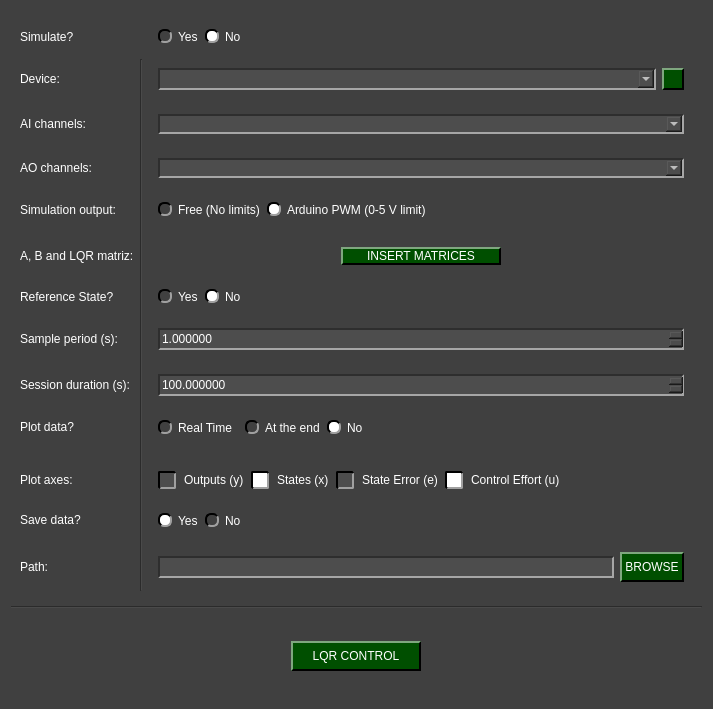
<?xml version="1.0" encoding="UTF-8"?>
<ui version="4.0">
 <class>Arduino_LQR_Control</class>
 <widget class="QWidget" name="Arduino_LQR_Control">
  <property name="geometry">
   <rect>
    <x>0</x>
    <y>0</y>
    <width>713</width>
    <height>709</height>
   </rect>
  </property>
  <property name="windowTitle">
   <string>Form</string>
  </property>
  <property name="styleSheet">
   <string notr="true">QWidget{
	background-color: rgb(64, 64, 64);
}

QTabWidget::pane { 
   border: 1px solid rgb(166, 166, 166);
}

QTabBar::tab {
  	background-color: rgb(77, 77, 77);
 }

 QTabBar::tab:selected {
  	background-color: rgb(140, 140, 140);
	padding-top: 2px;
	padding-bottom: 2px;
	padding-left: 12px;
	padding-right: 12px;
 }

 QTabBar::tab:selected:hover {
  	background-color: rgb(140, 140, 140);
	padding-top: 2px;
	padding-bottom: 2px;
	padding-left: 12px;
	padding-right: 12px;
 }

 QTabBar::tab:hover {
  	background-color: rgb(109, 109, 109);
	padding-top: 2px;
	padding-bottom: 2px;
	padding-left: 12px;
	padding-right: 12px;
 }

 QTabBar::tab:middle {
	border-right: 1px dashed rgb(166, 166, 166);
	border-left: 1px dashed rgb(166, 166, 166);
	padding-top: 2px;
	padding-bottom: 2px;
	padding-left: 12px;
	padding-right: 12px;
 }

 QTabBar::tab:last {
	border-top-right-radius: 10px;
	padding-top: 2px;
	padding-bottom: 2px;
	padding-left: 12px;
	padding-right: 12px;
 }

 QTabBar::tab:first {
	border-top-left-radius: 10px;
	padding-top: 2px;
	padding-bottom: 2px;
	padding-left: 12px;
	padding-right: 12px;
 }


QComboBox QAbstractItemView {
    background-color: rgb(77, 77, 77);
}

QComboBox QAbstractItemView::item:focus{
    background-color: rgb(140, 140, 140);
}

QDoubleSpinBox{
	background-color: rgb(77, 77, 77);
	
	border-top: 1.5px solid rgb(46, 46, 46);
	border-left: 1.5px solid rgb(46, 46, 46);

	border-bottom: 1.5px solid rgb(166, 166, 166);
	border-right: 1.5px solid rgb(166, 166, 166);
}

QDoubleSpinBox::up-button{
    image: url(:/imgs/imgs/drop_up_arrow.png);
	width: 11px;

	background-color: rgb(0, 79, 0);
	border-top: 1.5px solid rgb(127, 167, 127);
	border-left: 1.5px solid rgb(127, 167, 127);

	border-bottom: 1.5px solid rgb(0, 0, 0);
	border-right: 1.5px solid rgb(0, 0, 0);
}

QDoubleSpinBox::up-button:pressed{
	border: 2px solid rgb(255, 255, 255);
}

QDoubleSpinBox::up-button:hover{
	background-color: rgb(0, 50, 0);
}

QDoubleSpinBox::down-button{
    image: url(:/imgs/imgs/drop_down_arrow.png);
	width: 11px;

	background-color: rgb(0, 79, 0);
	border-top: 1.5px solid rgb(127, 167, 127);
	border-left: 1.5px solid rgb(127, 167, 127);

	border-bottom: 1.5px solid rgb(0, 0, 0);
	border-right: 1.5px solid rgb(0, 0, 0);
}

QDoubleSpinBox::down-button:pressed{
	border: 2px solid rgb(255, 255, 255);
}

QDoubleSpinBox::down-button:hover{
	background-color: rgb(0, 50, 0);
}

QSpinBox{
	background-color: rgb(77, 77, 77);
	
	border-top: 1.5px solid rgb(46, 46, 46);
	border-left: 1.5px solid rgb(46, 46, 46);

	border-bottom: 1.5px solid rgb(166, 166, 166);
	border-right: 1.5px solid rgb(166, 166, 166);
}

QSpinBox::up-button{
    image: url(:/imgs/imgs/drop_up_arrow.png);
	width: 11px;

	background-color: rgb(0, 79, 0);
	border-top: 1.5px solid rgb(127, 167, 127);
	border-left: 1.5px solid rgb(127, 167, 127);

	border-bottom: 1.5px solid rgb(0, 0, 0);
	border-right: 1.5px solid rgb(0, 0, 0);
}

QSpinBox::up-button:pressed{
	border: 2px solid rgb(255, 255, 255);
}

QSpinBox::up-button:hover{
	background-color: rgb(0, 50, 0);
}

QSpinBox::down-button{
    image: url(:/imgs/imgs/drop_down_arrow.png);
	width: 11px;

	background-color: rgb(0, 79, 0);
	border-top: 1.5px solid rgb(127, 167, 127);
	border-left: 1.5px solid rgb(127, 167, 127);

	border-bottom: 1.5px solid rgb(0, 0, 0);
	border-right: 1.5px solid rgb(0, 0, 0);
}

QSpinBox::down-button:pressed{
	border: 2px solid rgb(255, 255, 255);
}

QSpinBox::down-button:hover{
	background-color: rgb(0, 50, 0);
}

QWidget#centralwidget{
	background-color: rgb(64, 64, 64);
}

QWidget{
	color: rgb(255, 255, 255);
}

QComboBox{
	background-color: rgb(77, 77, 77);
	
	border-top: 1.5px solid rgb(46, 46, 46);
	border-left: 1.5px solid rgb(46, 46, 46);

	border-bottom: 1.5px solid rgb(166, 166, 166);
	border-right: 1.5px solid rgb(166, 166, 166);
}


QComboBox::drop-down{
	image: url(:/imgs/imgs/drop_down_arrow.png);
	width: 11px;

	background-color: rgb(0, 79, 0);
	border-top: 2px solid rgb(127, 167, 127);
	border-left: 2px solid rgb(127, 167, 127);

	border-bottom: 2px solid rgb(0, 0, 0);
	border-right: 2px solid rgb(0, 0, 0);
}

QComboBox::drop-down:hover{
	background-color: rgb(0, 50, 0);
}

QComboBox::drop-down:pressed{
	border: 2px solid rgb(255, 255, 255);
}

QPushButton{
	background-color: rgb(0, 79, 0);

	border-top: 1.5px solid rgb(127, 167, 127);
	border-left: 1.5px solid rgb(127, 167, 127);

	border-bottom: 1.5px solid rgb(0, 0, 0);
	border-right: 1.5px solid rgb(0, 0, 0);

	
	font: 12pt &quot;Helvetica&quot;;
	text-align:center;
}

QWidget{
	font: 12pt &quot;Helvetica&quot;;
}

QPushButton:hover{
	background-color: rgb(0, 50, 0);
}

QPushButton:pressed{
	border: 2px solid rgb(255, 255, 255);
}

QLineEdit{
	background-color: rgb(77, 77, 77);
	border-top: 1.5px solid rgb(46, 46, 46);
	border-left: 1.5px solid rgb(46, 46, 46);

	border-bottom: 1.5px solid rgb(166, 166, 166);
	border-right: 1.5px solid rgb(166, 166, 166);
}

QRadioButton::indicator{
	border-radius: 6px;
	border-top: 1.5px solid rgb(0, 0, 0);
	border-left: 1.5px solid rgb(0, 0, 0);

	border-bottom: 1.5px solid rgb(160, 160, 160);
	border-right: 1.5px solid rgb(160, 160, 160);
}

QRadioButton::indicator::checked{
	background-color: white;
}

QRadioButton::indicator::unchecked:hover{
	background-color: #9F9F9F;
}

QRadioButton::indicator::pressed{
	border: 1.5px solid #505050
}

QPushButton#reload_devices{
	image: url(:/imgs/imgs/reload.png);
	width: 11px;
	background-color: rgb(0, 79, 0);

	border-top: 1.5px solid rgb(127, 167, 127);
	border-left: 1.5px solid rgb(127, 167, 127);

	border-bottom: 1.5px solid rgb(0, 0, 0);
	border-right: 1.5px solid rgb(0, 0, 0);

	
	font: 12pt &quot;Helvetica&quot;;
	text-align:center;
}

QPushButton#reload_devices:hover{
	background-color: rgb(0, 50, 0);
}

QPushButton#reload_devices:pressed{
	border: 2px solid rgb(255, 255, 255);
}

QPushButton#logo{
	background-color: rgb(64, 64, 64);
	border: 0px;
}

QPushButton#logo:hover{
	background-color: rgb(166, 166, 166);
	border: 1px solid rgb(190, 190, 190) ;
}

QPushButton#logo:pressed{
	background-color: rgb(166, 166, 166);
	border: 1px solid rgb(255, 255, 255) ;
}

QScrollBar:vertical {
     border: 1px solid rgb(140, 140, 140);
     background: rgb(140, 140, 140);
     width: 17px;
     margin: 17px 0 17px 0;
 }
QScrollBar::handle:vertical {
     background: rgb(0, 79, 0);
     min-height: 20px;
 }
QScrollBar::add-line:vertical {
	image: url(:/imgs/imgs/drop_down_arrow.png);
     border: 1px solid rgb(140, 140, 140);
     background: rgb(0, 79, 0);
     height: 15px;
     subcontrol-position: bottom;
     subcontrol-origin: margin;
 }

QScrollBar::sub-line:vertical {
	image: url(:/imgs/imgs/drop_up_arrow.png);
     border: 1px solid rgb(140, 140, 140);
     background: rgb(0, 79, 0);
     height: 15px;
     subcontrol-position: top;
     subcontrol-origin: margin;
 }

QScrollBar::add-line:vertical:pressed {
    border: 1px solid rgb(255, 255, 255);
	background: rgb(0, 79, 0)
 }

QScrollBar::sub-line:vertical:pressed {
	border: 1px solid rgb(255, 255, 255);
	background: rgb(0, 79, 0)
 }

QScrollBar::add-line:vertical:hover {
     background-color: rgb(0, 50, 0);
 }

QScrollBar::sub-line:vertical:hover {
    background-color: rgb(0, 50, 0);
 }

QScrollBar::handle:vertical:pressed {
    border: 1px solid rgb(255, 255, 255);
	background: rgb(0, 79, 0)
 }

QScrollBar::handle:vertical:hover {
    background-color: rgb(0, 50, 0);
 }

QScrollBar::add-page:vertical, QScrollBar::sub-page:vertical {
     background: none;
 }

QScrollArea{
	border: none;
}

QTableWidget {
    background-color: rgb(77, 77, 77);
    alternate-background-color: rgb(85, 85, 85);
    gridline-color: rgb(166, 166, 166);
    color: white;
    border: 1px solid rgb(166, 166, 166);
    font: 11pt &quot;Helvetica&quot;;
}

QTableWidget QLineEdit {
    background-color: rgb(140, 140, 140);
    color: black;
    border: none;
}

QTableWidget::item:selected {
    background-color: rgb(0, 79, 0);
    color: white;
}

QCheckBox {
    spacing: 8px;
    font: 12pt &quot;Helvetica&quot;;
    color: rgb(255, 255, 255);
}

QCheckBox::indicator {
    width: 14px;
    height: 14px;
    background-color: rgb(77, 77, 77);
    
    border-top: 1.5px solid rgb(0, 0, 0);
    border-left: 1.5px solid rgb(0, 0, 0);
    border-bottom: 1.5px solid rgb(160, 160, 160);
    border-right: 1.5px solid rgb(160, 160, 160);
    border-radius: 2px;
}

QCheckBox::indicator:unchecked:hover {
    background-color: #9F9F9F;
}

QCheckBox::indicator:pressed {
    border: 1.5px solid #505050;
}

QCheckBox::indicator:checked {
    background-color: white;
}

QCheckBox::indicator:checked:hover {
    background-color: rgb(220, 220, 220);
}
</string>
  </property>
  <layout class="QGridLayout" name="gridLayout_3">
   <item row="1" column="0">
    <widget class="Line" name="line_3">
     <property name="orientation">
      <enum>Qt::Orientation::Horizontal</enum>
     </property>
    </widget>
   </item>
   <item row="2" column="0">
    <widget class="QWidget" name="widget_6" native="true">
     <layout class="QHBoxLayout" name="horizontalLayout">
      <item>
       <widget class="QPushButton" name="start_lqr_control">
        <property name="minimumSize">
         <size>
          <width>130</width>
          <height>30</height>
         </size>
        </property>
        <property name="maximumSize">
         <size>
          <width>130</width>
          <height>30</height>
         </size>
        </property>
        <property name="text">
         <string>LQR CONTROL</string>
        </property>
       </widget>
      </item>
     </layout>
    </widget>
   </item>
   <item row="0" column="0">
    <widget class="QWidget" name="widget" native="true">
     <layout class="QGridLayout" name="gridLayout_2">
      <item row="3" column="2">
       <widget class="QWidget" name="widget_ao_channel" native="true">
        <layout class="QHBoxLayout" name="horizontalLayout_3">
         <item>
          <widget class="QComboBox" name="ao_channel_combo"/>
         </item>
        </layout>
       </widget>
      </item>
      <item row="14" column="2" alignment="Qt::AlignmentFlag::AlignLeft">
       <widget class="QWidget" name="widget_12" native="true">
        <layout class="QHBoxLayout" name="horizontalLayout_5">
         <item>
          <widget class="QRadioButton" name="yes_save_radio">
           <property name="text">
            <string>Yes</string>
           </property>
           <property name="checked">
            <bool>true</bool>
           </property>
           <attribute name="buttonGroup">
            <string notr="true">save_radio_group</string>
           </attribute>
          </widget>
         </item>
         <item>
          <widget class="QRadioButton" name="no_save_radio">
           <property name="text">
            <string>No</string>
           </property>
           <attribute name="buttonGroup">
            <string notr="true">save_radio_group</string>
           </attribute>
          </widget>
         </item>
        </layout>
       </widget>
      </item>
      <item row="9" column="2">
       <widget class="QWidget" name="widget_10" native="true">
        <layout class="QGridLayout" name="gridLayout_8">
         <item row="0" column="0">
          <widget class="QDoubleSpinBox" name="sesh_dur_in">
           <property name="minimumSize">
            <size>
             <width>0</width>
             <height>22</height>
            </size>
           </property>
           <property name="maximumSize">
            <size>
             <width>16777215</width>
             <height>22</height>
            </size>
           </property>
           <property name="decimals">
            <number>6</number>
           </property>
           <property name="maximum">
            <double>999999999999.000000000000000</double>
           </property>
           <property name="singleStep">
            <double>0.010000000000000</double>
           </property>
           <property name="stepType">
            <enum>QAbstractSpinBox::StepType::AdaptiveDecimalStepType</enum>
           </property>
           <property name="value">
            <double>100.000000000000000</double>
           </property>
          </widget>
         </item>
        </layout>
       </widget>
      </item>
      <item row="8" column="0">
       <widget class="QLabel" name="label_15">
        <property name="minimumSize">
         <size>
          <width>0</width>
          <height>30</height>
         </size>
        </property>
        <property name="maximumSize">
         <size>
          <width>16777215</width>
          <height>30</height>
         </size>
        </property>
        <property name="text">
         <string>Sample period (s):</string>
        </property>
       </widget>
      </item>
      <item row="4" column="2" alignment="Qt::AlignmentFlag::AlignLeft">
       <widget class="QWidget" name="widget_output" native="true">
        <layout class="QGridLayout" name="gridLayout_5">
         <item row="0" column="0">
          <widget class="QRadioButton" name="Free_radio">
           <property name="text">
            <string>Free (No limits)</string>
           </property>
           <attribute name="buttonGroup">
            <string notr="true">output_radio_group</string>
           </attribute>
          </widget>
         </item>
         <item row="0" column="1">
          <widget class="QRadioButton" name="Arduino_PWM_radio">
           <property name="text">
            <string>Arduino PWM (0-5 V limit)</string>
           </property>
           <property name="checked">
            <bool>true</bool>
           </property>
           <attribute name="buttonGroup">
            <string notr="true">output_radio_group</string>
           </attribute>
          </widget>
         </item>
        </layout>
       </widget>
      </item>
      <item row="2" column="2">
       <widget class="QWidget" name="widget_ai_channel" native="true">
        <layout class="QHBoxLayout" name="horizontalLayout_2">
         <item>
          <widget class="QComboBox" name="ai_channel_combo"/>
         </item>
        </layout>
       </widget>
      </item>
      <item row="2" column="0">
       <widget class="QLabel" name="label_ai_channel">
        <property name="text">
         <string>AI channels:</string>
        </property>
       </widget>
      </item>
      <item row="3" column="0">
       <widget class="QLabel" name="label_ao_channel">
        <property name="text">
         <string>AO channels:</string>
        </property>
       </widget>
      </item>
      <item row="1" column="2">
       <widget class="QWidget" name="widget_device" native="true">
        <layout class="QHBoxLayout" name="horizontalLayout_8">
         <item>
          <widget class="QComboBox" name="device_combo">
           <property name="minimumSize">
            <size>
             <width>0</width>
             <height>22</height>
            </size>
           </property>
           <property name="maximumSize">
            <size>
             <width>16777215</width>
             <height>22</height>
            </size>
           </property>
          </widget>
         </item>
         <item>
          <widget class="QPushButton" name="reload_devices">
           <property name="minimumSize">
            <size>
             <width>22</width>
             <height>22</height>
            </size>
           </property>
           <property name="maximumSize">
            <size>
             <width>22</width>
             <height>22</height>
            </size>
           </property>
           <property name="toolTip">
            <string>&lt;html&gt;&lt;head/&gt;&lt;body&gt;&lt;p&gt;Update COM ports&lt;/p&gt;&lt;/body&gt;&lt;/html&gt;</string>
           </property>
           <property name="text">
            <string/>
           </property>
          </widget>
         </item>
        </layout>
       </widget>
      </item>
      <item row="9" column="0">
       <widget class="QLabel" name="label_10">
        <property name="minimumSize">
         <size>
          <width>0</width>
          <height>30</height>
         </size>
        </property>
        <property name="maximumSize">
         <size>
          <width>16777215</width>
          <height>30</height>
         </size>
        </property>
        <property name="text">
         <string>Session duration (s):</string>
        </property>
       </widget>
      </item>
      <item row="1" column="0">
       <widget class="QLabel" name="label_device">
        <property name="minimumSize">
         <size>
          <width>0</width>
          <height>30</height>
         </size>
        </property>
        <property name="maximumSize">
         <size>
          <width>16777215</width>
          <height>30</height>
         </size>
        </property>
        <property name="text">
         <string>Device:</string>
        </property>
       </widget>
      </item>
      <item row="7" column="2" alignment="Qt::AlignmentFlag::AlignLeft">
       <widget class="QWidget" name="widget_reference" native="true">
        <layout class="QHBoxLayout" name="horizontalLayout_4">
         <item>
          <widget class="QRadioButton" name="yes_reference_radio">
           <property name="text">
            <string>Yes</string>
           </property>
           <attribute name="buttonGroup">
            <string notr="true">reference_radio_group</string>
           </attribute>
          </widget>
         </item>
         <item>
          <widget class="QRadioButton" name="no_reference_radio">
           <property name="text">
            <string>No</string>
           </property>
           <property name="checked">
            <bool>true</bool>
           </property>
           <attribute name="buttonGroup">
            <string notr="true">reference_radio_group</string>
           </attribute>
          </widget>
         </item>
        </layout>
       </widget>
      </item>
      <item row="10" column="0">
       <widget class="QLabel" name="label_plot">
        <property name="minimumSize">
         <size>
          <width>0</width>
          <height>30</height>
         </size>
        </property>
        <property name="maximumSize">
         <size>
          <width>16777215</width>
          <height>30</height>
         </size>
        </property>
        <property name="text">
         <string>Plot data?</string>
        </property>
       </widget>
      </item>
      <item row="8" column="2">
       <widget class="QWidget" name="widget_11" native="true">
        <layout class="QGridLayout" name="gridLayout_9">
         <item row="0" column="0">
          <widget class="QDoubleSpinBox" name="Ts_in">
           <property name="minimumSize">
            <size>
             <width>0</width>
             <height>22</height>
            </size>
           </property>
           <property name="maximumSize">
            <size>
             <width>16777215</width>
             <height>22</height>
            </size>
           </property>
           <property name="decimals">
            <number>6</number>
           </property>
           <property name="maximum">
            <double>999999999999.000000000000000</double>
           </property>
           <property name="singleStep">
            <double>0.010000000000000</double>
           </property>
           <property name="stepType">
            <enum>QAbstractSpinBox::StepType::AdaptiveDecimalStepType</enum>
           </property>
           <property name="value">
            <double>1.000000000000000</double>
           </property>
          </widget>
         </item>
        </layout>
       </widget>
      </item>
      <item row="0" column="2" alignment="Qt::AlignmentFlag::AlignLeft">
       <widget class="QWidget" name="widget_7" native="true">
        <layout class="QGridLayout" name="gridLayout_4">
         <item row="0" column="0">
          <widget class="QRadioButton" name="yes_simulate_radio">
           <property name="text">
            <string>Yes</string>
           </property>
           <attribute name="buttonGroup">
            <string notr="true">simulate_radio_group</string>
           </attribute>
          </widget>
         </item>
         <item row="0" column="1">
          <widget class="QRadioButton" name="no_simulate_radio">
           <property name="text">
            <string>No</string>
           </property>
           <property name="checked">
            <bool>true</bool>
           </property>
           <attribute name="buttonGroup">
            <string notr="true">simulate_radio_group</string>
           </attribute>
          </widget>
         </item>
        </layout>
       </widget>
      </item>
      <item row="14" column="0">
       <widget class="QLabel" name="label_11">
        <property name="minimumSize">
         <size>
          <width>0</width>
          <height>30</height>
         </size>
        </property>
        <property name="maximumSize">
         <size>
          <width>16777215</width>
          <height>30</height>
         </size>
        </property>
        <property name="text">
         <string>Save data?</string>
        </property>
       </widget>
      </item>
      <item row="0" column="0">
       <widget class="QLabel" name="label_simulate">
        <property name="text">
         <string>Simulate?</string>
        </property>
       </widget>
      </item>
      <item row="13" column="2" alignment="Qt::AlignmentFlag::AlignLeft">
       <widget class="QWidget" name="widget_axes" native="true">
        <layout class="QGridLayout" name="gridLayout_6">
         <item row="0" column="0">
          <widget class="QCheckBox" name="chk_plot_y">
           <property name="text">
            <string>Outputs (y)</string>
           </property>
          </widget>
         </item>
         <item row="0" column="1">
          <widget class="QCheckBox" name="chk_plot_x">
           <property name="text">
            <string>States (x)</string>
           </property>
           <property name="checked">
            <bool>true</bool>
           </property>
          </widget>
         </item>
         <item row="0" column="2">
          <widget class="QCheckBox" name="chk_plot_e">
           <property name="text">
            <string>State Error (e)</string>
           </property>
          </widget>
         </item>
         <item row="0" column="3">
          <widget class="QCheckBox" name="chk_plot_u">
           <property name="text">
            <string>Control Effort (u)</string>
           </property>
           <property name="checked">
            <bool>true</bool>
           </property>
          </widget>
         </item>
        </layout>
       </widget>
      </item>
      <item row="10" column="2" alignment="Qt::AlignmentFlag::AlignLeft">
       <widget class="QWidget" name="widget_plot" native="true">
        <layout class="QHBoxLayout" name="horizontalLayout_6">
         <item>
          <widget class="QRadioButton" name="yes_rt_plot_radio">
           <property name="text">
            <string>Real Time</string>
           </property>
           <property name="checked">
            <bool>false</bool>
           </property>
           <attribute name="buttonGroup">
            <string notr="true">plot_radio_group</string>
           </attribute>
          </widget>
         </item>
         <item>
          <widget class="QLabel" name="label_warning">
           <property name="toolTip">
            <string>&lt;html&gt;&lt;head/&gt;&lt;body&gt;&lt;p&gt;&lt;span style=&quot; font-size:16pt;&quot;&gt;Selecting Real Time may reduce your acquisition performance if you need to collect data at high frequencies ( sample period &amp;lt; 0.05 s ). We suggest plotting at the end of the acquisition if you don't want to be affected.&lt;/span&gt;&lt;/p&gt;&lt;/body&gt;&lt;/html&gt;</string>
           </property>
           <property name="text">
            <string>&lt;html&gt;&lt;head/&gt;&lt;body&gt;&lt;p&gt;&lt;img src=&quot;:/imgs/imgs/Warning_logo.png&quot;/&gt;&lt;/p&gt;&lt;/body&gt;&lt;/html&gt;</string>
           </property>
          </widget>
         </item>
         <item>
          <widget class="QRadioButton" name="yes_ate_plot_radio">
           <property name="text">
            <string>At the end</string>
           </property>
           <attribute name="buttonGroup">
            <string notr="true">plot_radio_group</string>
           </attribute>
          </widget>
         </item>
         <item>
          <widget class="QRadioButton" name="no_plot_radio">
           <property name="text">
            <string>No</string>
           </property>
           <property name="checked">
            <bool>true</bool>
           </property>
           <attribute name="buttonGroup">
            <string notr="true">plot_radio_group</string>
           </attribute>
          </widget>
         </item>
        </layout>
       </widget>
      </item>
      <item row="4" column="0">
       <widget class="QLabel" name="label_output">
        <property name="text">
         <string>Simulation output:</string>
        </property>
       </widget>
      </item>
      <item row="15" column="2">
       <widget class="QWidget" name="widget_16" native="true">
        <layout class="QHBoxLayout" name="horizontalLayout_7">
         <item alignment="Qt::AlignmentFlag::AlignVCenter">
          <widget class="QLineEdit" name="path_line_edit">
           <property name="minimumSize">
            <size>
             <width>0</width>
             <height>22</height>
            </size>
           </property>
           <property name="maximumSize">
            <size>
             <width>16777215</width>
             <height>22</height>
            </size>
           </property>
          </widget>
         </item>
         <item alignment="Qt::AlignmentFlag::AlignVCenter">
          <widget class="QPushButton" name="path_folder_browse">
           <property name="minimumSize">
            <size>
             <width>0</width>
             <height>30</height>
            </size>
           </property>
           <property name="maximumSize">
            <size>
             <width>16777215</width>
             <height>30</height>
            </size>
           </property>
           <property name="text">
            <string> BROWSE </string>
           </property>
          </widget>
         </item>
        </layout>
       </widget>
      </item>
      <item row="1" column="1" rowspan="15">
       <widget class="Line" name="line_2">
        <property name="orientation">
         <enum>Qt::Orientation::Vertical</enum>
        </property>
       </widget>
      </item>
      <item row="6" column="2">
       <widget class="QWidget" name="widget_2" native="true">
        <layout class="QGridLayout" name="gridLayout">
         <item row="0" column="0">
          <widget class="QPushButton" name="insert_matrices">
           <property name="maximumSize">
            <size>
             <width>160</width>
             <height>30</height>
            </size>
           </property>
           <property name="text">
            <string>INSERT MATRICES</string>
           </property>
          </widget>
         </item>
        </layout>
       </widget>
      </item>
      <item row="7" column="0">
       <widget class="QLabel" name="label">
        <property name="text">
         <string>Reference State?</string>
        </property>
       </widget>
      </item>
      <item row="6" column="0">
       <widget class="QLabel" name="label_14">
        <property name="text">
         <string>A, B and LQR matriz:</string>
        </property>
       </widget>
      </item>
      <item row="15" column="0" alignment="Qt::AlignmentFlag::AlignVCenter">
       <widget class="QLabel" name="label_12">
        <property name="minimumSize">
         <size>
          <width>0</width>
          <height>30</height>
         </size>
        </property>
        <property name="maximumSize">
         <size>
          <width>16777215</width>
          <height>30</height>
         </size>
        </property>
        <property name="text">
         <string>Path:</string>
        </property>
       </widget>
      </item>
      <item row="13" column="0">
       <widget class="QLabel" name="label_axes">
        <property name="text">
         <string>Plot axes:</string>
        </property>
       </widget>
      </item>
     </layout>
    </widget>
   </item>
  </layout>
 </widget>
 <resources>
  <include location="resources_1.qrc"/>
 </resources>
 <connections/>
 <buttongroups>
  <buttongroup name="save_radio_group"/>
  <buttongroup name="simulate_radio_group"/>
  <buttongroup name="plot_radio_group"/>
  <buttongroup name="output_radio_group"/>
  <buttongroup name="reference_radio_group"/>
 </buttongroups>
</ui>
